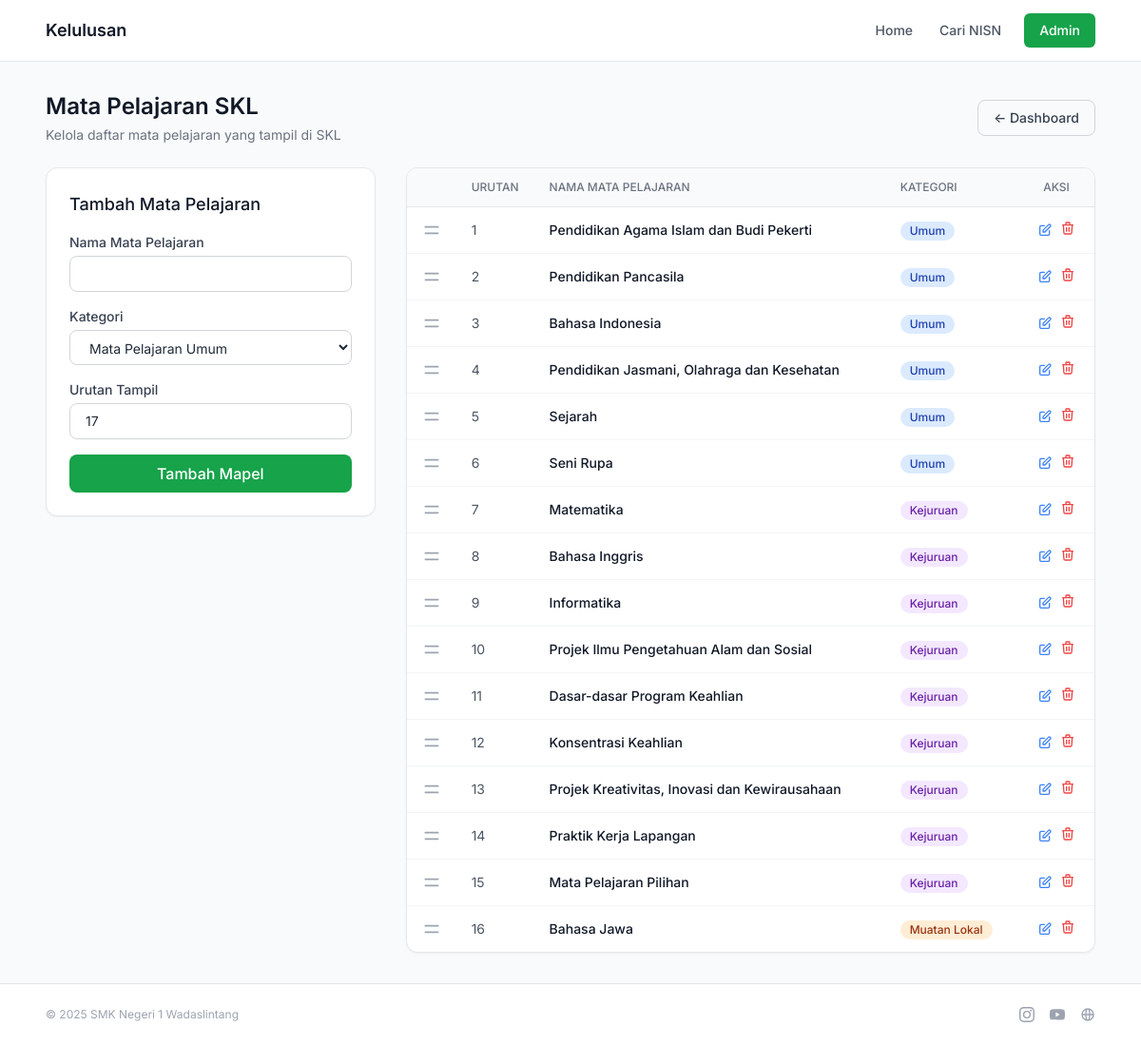
The app's page /admin/skl_mapel.php (signed in) with its own data.
### tables this page shows
CREATE TABLE `skl_mapel` (
  `id` int(11) NOT NULL,
  `nama_mapel` varchar(255) NOT NULL,
  `kategori` enum('Umum','Kejuruan','Muatan Lokal') NOT NULL,
  `urutan` int(11) DEFAULT 0
);

### app/controllers/AdminController.php (called while the page is built, shortened)
<?php
class AdminController
{
    private $conn;
    public function __construct($conn)
    {
        $this->conn = $conn;
    }
    public function sklMapel()
    {
        $conn = $this->conn;
        $res = $conn->query("SELECT * FROM skl_mapel ORDER BY urutan ASC");
        $mapel = $res->fetch_all(MYSQLI_ASSOC);
        include BASE_PATH . '/resources/layouts/header.php';
        include BASE_PATH . '/resources/admin/skl_mapel.php';
        include BASE_PATH . '/resources/layouts/footer.php';
    }
}

### admin/skl_mapel.php (called while the page is built, shortened)
<?php
require_once BASE_PATH . '/app/controllers/AdminController.php';
$controller = new AdminController($conn);
$controller->sklMapel();

### resources/admin/skl_mapel.php (the view, shortened to what this page needs)
<main class="flex-grow py-8">
    <div class="max-w-6xl mx-auto px-4 sm:px-6">
        <div class="flex items-center justify-between mb-6">
            <div>
                <h2 class="text-2xl font-semibold text-gray-900">Mata Pelajaran SKL</h2>
                <p class="text-sm text-gray-500 mt-1">Kelola daftar mata pelajaran yang tampil di SKL</p>
            </div>
            <a href="dashboard.php" class="inline-flex items-center px-4 py-2 border border-gray-300 text-sm font-medium text-gray-700 rounded-lg hover:bg-gray-50 transition-colors">
                &larr; Dashboard
            </a>
        </div>
        <div class="grid grid-cols-1 lg:grid-cols-3 gap-8">
            <div class="lg:col-span-1">
                <form action="" method="POST" id="mapelForm" class="bg-white border border-gray-200 rounded-xl p-6 shadow-sm sticky top-8">
                    <h3 id="formTitle" class="text-lg font-medium text-gray-900 mb-4">Tambah Mata Pelajaran</h3>
                    <div class="space-y-4">
                        <div>
                            <label class="block text-sm font-medium text-gray-700 mb-1">Nama Mata Pelajaran</label>
                            <input type="text" name="nama_mapel" id="namaMapel" required
                                class="w-full px-4 py-2 text-sm border border-gray-300 rounded-lg focus:ring-2 focus:ring-primary-500 focus:border-primary-500">
                        </div>
                        <div>
                            <label class="block text-sm font-medium text-gray-700 mb-1">Kategori</label>
                            <select name="kategori" id="kategoriMapel" required
                                class="w-full px-4 py-2 text-sm border border-gray-300 rounded-lg focus:ring-2 focus:ring-primary-500 focus:border-primary-500 bg-white">
                                <option value="Umum">Mata Pelajaran Umum</option>
                            </select>
                        </div>
                        <div>
                            <label class="block text-sm font-medium text-gray-700 mb-1">Urutan Tampil</label>
                            <input type="number" name="urutan" id="urutanMapel" value="<?= count($mapel) + 1 ?>" required
                                class="w-full px-4 py-2 text-sm border border-gray-300 rounded-lg focus:ring-2 focus:ring-primary-500 focus:border-primary-500">
                        </div>
                        <div class="flex flex-col gap-2">
                            <button type="submit" name="add" id="submitBtn" class="w-full inline-flex items-center justify-center px-4 py-2 bg-primary-600 text-white font-medium rounded-lg hover:bg-primary-700 transition-all">
                                Tambah Mapel
                            </button>
                        </div>
                    </div>
                </form>
            </div>
            <div class="lg:col-span-2">
                <div class="bg-white border border-gray-200 rounded-xl shadow-sm overflow-hidden">
                    <table class="w-full">
                        <thead>
                            <tr class="bg-gray-50 border-b border-gray-200">
                                <th class="px-4 py-3 text-center text-xs font-medium text-gray-500 uppercase w-10"></th>
                                <th class="px-4 py-3 text-left text-xs font-medium text-gray-500 uppercase w-20">Urutan</th>
                                <th class="px-4 py-3 text-left text-xs font-medium text-gray-500 uppercase">Nama Mata Pelajaran</th>
                                <th class="px-4 py-3 text-left text-xs font-medium text-gray-500 uppercase">Kategori</th>
                                <th class="px-4 py-3 text-center text-xs font-medium text-gray-500 uppercase w-20">Aksi</th>
                            </tr>
                        </thead>
                        <tbody id="sortable-mapel" class="divide-y divide-gray-100">
                            <?php foreach ($mapel as $row): ?>
                            <tr class="hover:bg-gray-50 transition-colors" data-id="<?= $row['id'] ?>">
                                <td class="px-4 py-3 text-center cursor-move text-gray-400">
                                    <svg class="w-5 h-5 mx-auto" fill="none" stroke="currentColor" viewBox="0 0 24 24">
                                        <path stroke-linecap="round" stroke-linejoin="round" stroke-width="2" d="M4 8h16M4 16h16"></path>
                                    </svg>
                                </td>
                                <td class="px-4 py-3 text-sm text-gray-600 mapel-urutan"><?= $row['urutan'] ?></td>
                                <td class="px-4 py-3 text-sm font-medium text-gray-900"><?= htmlspecialchars($row['nama_mapel']) ?></td>
                                <td class="px-4 py-3 text-sm">
                                    <span class="inline-flex items-center px-2.5 py-0.5 rounded-full text-xs font-medium
                                        <?= $row['kategori'] == 'Umum' ? 'bg-blue-100 text-blue-800' : ($row['kategori'] == 'Kejuruan' ? 'bg-purple-100 text-purple-800' : 'bg-orange-100 text-orange-800') ?>">
                                        <?= $row['kategori'] ?>
                                    </span>
                                </td>
                                <td class="px-4 py-3 text-center">
                                    <div class="flex items-center justify-center gap-2">
                                        <button type="button"
                                            onclick="editMapel(<?= $row['id'] ?>, '<?= addslashes($row['nama_mapel']) ?>', '<?= $row['kategori'] ?>', <?= $row['urutan'] ?>)"
                                            class="text-blue-500 hover:text-blue-700" title="Edit Nama">
                                            <svg xmlns="http://www.w3.org/2000/svg" class="h-4 w-4" fill="none" viewBox="0 0 24 24" stroke="currentColor">
                                                <path stroke-linecap="round" stroke-linejoin="round" stroke-width="2" d="M11 5H6a2 2 0 00-2 2v11a2 2 0 002 2h11a2 2 0 002-2v-5m-1.414-9.414a2 2 0 112.828 2.828L11.828 15H9v-2.828l8.586-8.586z" />
                                            </svg>
                                        </button>
                                        <form action="" method="POST" onsubmit="return confirm('Hapus mata pelajaran ini?')">
                                            <button type="submit" name="delete" class="text-red-500 hover:text-red-700" title="Hapus">
                                                <svg xmlns="http://www.w3.org/2000/svg" class="h-4 w-4" fill="none" viewBox="0 0 24 24" stroke="currentColor">
                                                    <path stroke-linecap="round" stroke-linejoin="round" stroke-width="2" d="M19 7l-.867 12.142A2 2 0 0116.138 21H7.862a2 2 0 01-1.995-1.858L5 7m5 4v6m4-6v6m1-10V4a1 1 0 00-1-1h-4a1 1 0 00-1 1v3M4 7h16" />
                                                </svg>
                                            </button>
                                        </form>
                                    </div>
                                </td>
                            </tr>
                            <?php endforeach; ?>
                        </tbody>
                    </table>
                </div>
            </div>
        </div>
    </div>
</main>

### public/css/style.css (style rules this page uses)
* { transition-property: color, background-color, border-color, opacity; transition-duration: 0.15s; transition-timing-function: ease; }

### records on screen
skl_mapel: urutan "1", nama_mapel "Pendidikan Agama Islam dan Budi Pekerti", kategori "Umum"
skl_mapel: urutan "2", nama_mapel "Pendidikan Pancasila", kategori "Umum"
skl_mapel: urutan "3", nama_mapel "Bahasa Indonesia", kategori "Umum"
skl_mapel: urutan "4", nama_mapel "Pendidikan Jasmani, Olahraga dan Kesehatan", kategori "Umum"
skl_mapel: urutan "5", nama_mapel "Sejarah", kategori "Umum"
skl_mapel: urutan "6", nama_mapel "Seni Rupa", kategori "Umum"
skl_mapel: urutan "7", nama_mapel "Matematika", kategori "Kejuruan"
skl_mapel: urutan "8", nama_mapel "Bahasa Inggris", kategori "Kejuruan"
skl_mapel: urutan "9", nama_mapel "Informatika", kategori "Kejuruan"
skl_mapel: urutan "10", nama_mapel "Projek Ilmu Pengetahuan Alam dan Sosial", kategori "Kejuruan"
skl_mapel: urutan "11", nama_mapel "Dasar-dasar Program Keahlian", kategori "Kejuruan"
skl_mapel: urutan "12", nama_mapel "Konsentrasi Keahlian", kategori "Kejuruan"
skl_mapel: urutan "13", nama_mapel "Projek Kreativitas, Inovasi dan Kewirausahaan", kategori "Kejuruan"
skl_mapel: urutan "14", nama_mapel "Praktik Kerja Lapangan", kategori "Kejuruan"
skl_mapel: urutan "15", nama_mapel "Mata Pelajaran Pilihan", kategori "Kejuruan"
skl_mapel: urutan "16", nama_mapel "Bahasa Jawa", kategori "Muatan Lokal"
